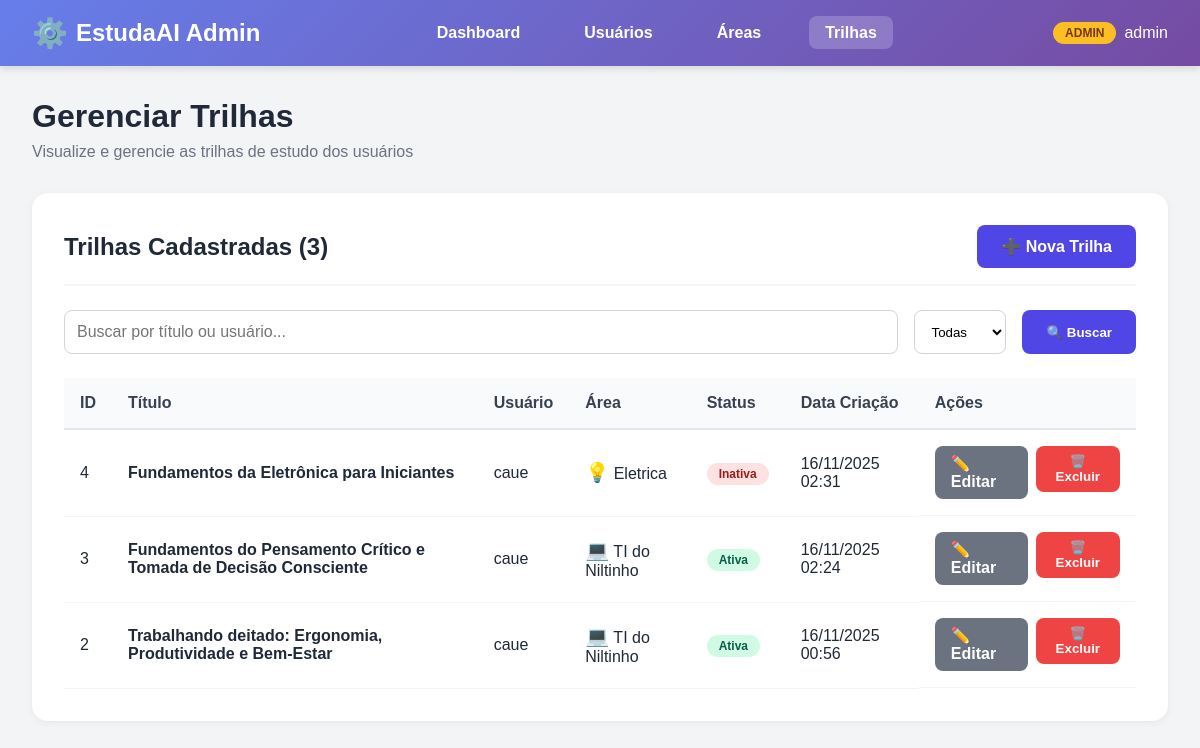
Page /usuarios/admin-panel/trilhas/ (signed in) on the committed database.
### usuarios/models.py (models this page shows, shortened)
class Usuario(AbstractUser): #criação de uma classe usuário
    nome = models.CharField(max_length=100)#Char pois é tudo caracter, o tamanho pode variar, sendo de caso a caso
    email = models.EmailField(unique=True)#modelo específico de email, pois email tem seus peculiaridades, ex: @
    universidade = models.CharField(max_length=255)#Char pois é tudo caracter
    curso = models.CharField(max_length=255)#Char pois é tudo caracter
    ano_formatura = models.IntegerField(null=True, blank=True, validators=[MinValueValidator(2000), MaxValueValidator(2060)])# Intenger para números inteiros, null=True --> o Banco não dará erro se estiver vazio
    idade = models.IntegerField(null=True, blank=True, validators=[MinValueValidator(8), MaxValueValidator(100)])#blank=True --> o django aceitará formulários com essa parte em branco, mine max value validator para validar e não ter número absurdoss
    nome = models.CharField(max_length=100)  # Nome completo do usuário
    email = models.EmailField(unique=True)  # Email único no sistema
    universidade = models.CharField(max_length=255)  # Nome da universidade
    curso = models.CharField(max_length=255)  # Nome do curso
    ano_formatura = models.IntegerField(
        null=True, blank=True,  # Permite valores vazios
        validators=[MinValueValidator(2000), MaxValueValidator(2060)]  # Entre 2000 e 2060
    )
    idade = models.IntegerField(
        null=True, blank=True,  # Permite valores vazios
        validators=[MinValueValidator(8), MaxValueValidator(100)]  # Entre 8 e 100 anos
    )
    REQUIRED_FIELDS = ['nome', 'email', 'universidade', 'curso', 'ano_formatura', 'idade']

### api/models.py (models this page shows, shortened)
class Trilha(models.Model):
    usuario = models.ForeignKey(Usuario, on_delete=models.CASCADE, related_name='trilhas')
    titulo = models.CharField(max_length=200)
    descricao = models.TextField(blank=True)
    area = models.ForeignKey(Area, on_delete=models.SET_NULL, null=True, blank=True, related_name='trilhas')
    conteudo = models.TextField(blank=True, help_text="Conteúdo JSON da trilha gerada pela IA")
    ativa = models.BooleanField(default=True)
    data_criacao = models.DateTimeField(auto_now_add=True)
    data_atualizacao = models.DateTimeField(auto_now=True)
    class Meta:
        ordering = ['-data_criacao']
        verbose_name = 'Trilha'
        verbose_name_plural = 'Trilhas'

class Area(models.Model):
    nome = models.CharField(max_length=100, unique=True)
    descricao = models.TextField()
    icone = models.CharField(max_length=50, blank=True, help_text="Nome do ícone ou emoji")
    cor = models.CharField(max_length=7, default="#4f46e5", help_text="Cor em hexadecimal")
    ativa = models.BooleanField(default=True)
    data_criacao = models.DateTimeField(auto_now_add=True)
    data_atualizacao = models.DateTimeField(auto_now=True)
    class Meta:
        ordering = ['nome']
        verbose_name = 'Área'
        verbose_name_plural = 'Áreas'

### usuarios/views.py (the view)
# urls.py: path('admin-panel/trilhas/', views.admin_trilhas_list, name='admin_trilhas_list'),
@login_required(login_url='login')
@user_passes_test(user_is_staff, login_url='dashboard')
def admin_trilhas_list(request):
    trilhas = Trilha.objects.select_related('usuario', 'area').order_by('-data_criacao')
    query = request.GET.get('q')
    if query:
        trilhas = trilhas.filter(
            Q(titulo__icontains=query) |
            Q(usuario__nome__icontains=query)
        )
    filtro = request.GET.get('filtro')
    if filtro == 'ativas':
        trilhas = trilhas.filter(ativa=True)
    elif filtro == 'inativas':
        trilhas = trilhas.filter(ativa=False)
    paginator = Paginator(trilhas, 15)
    page_number = request.GET.get('page')
    page_obj = paginator.get_page(page_number)
    return render(request, 'usuarios/admin/trilhas_list.html', {'page_obj': page_obj})

### usuarios/views.py (called while the page is built)
def user_is_staff(user):
    return user.is_staff

### usuarios/templates/usuarios/admin/trilhas_list.html (shortened to what this page needs)
{% load static %}
<!DOCTYPE html>
<html lang="pt-BR">
<head>
    <link rel="stylesheet" href="{% static 'usuarios/admin-style.css' %}">
</head>
<body>
    <header class="admin-navbar">
        <nav class="admin-nav-container">
            <a href="{% url 'admin_dashboard' %}" class="admin-logo">EstudaAI Admin</a>
            <ul class="admin-menu">
                <li><a href="{% url 'admin_dashboard' %}">Dashboard</a></li>
                <li><a href="{% url 'admin_usuarios_list' %}">Usuários</a></li>
                <li><a href="{% url 'admin_areas_list' %}">Áreas</a></li>
                <li><a href="{% url 'admin_trilhas_list' %}" class="active">Trilhas</a></li>
            </ul>
            <div class="admin-user-info">
                <span class="admin-badge">ADMIN</span>
                <span>{{ user.username }}</span>
            </div>
        </nav>
    </header>
    <main class="admin-container">
        <div class="admin-header">
            <h1 class="admin-title">Gerenciar Trilhas</h1>
            <p class="admin-subtitle">Visualize e gerencie as trilhas de estudo dos usuários</p>
        </div>
        <div class="admin-card">
            <div class="card-header">
                <h2 class="card-title">Trilhas Cadastradas ({{ page_obj.paginator.count }})</h2>
                <a href="{% url 'admin_trilha_create' %}" class="btn-primary">➕ Nova Trilha</a>
            </div>
            <form method="GET" class="search-bar">
                <input
                    type="text"
                    name="q"
                    class="search-input"
                    placeholder="Buscar por título ou usuário..."
                    value="{{ request.GET.q }}"
                >
                <select name="filtro" class="filter-select">
                    <option value="">Todas</option>
                </select>
                <button type="submit" class="btn-primary">🔍 Buscar</button>
            </form>
            <div class="table-container">
                <table class="admin-table">
                    <thead>
                        <tr>
                            <th>ID</th>
                            <th>Título</th>
                            <th>Usuário</th>
                            <th>Área</th>
                            <th>Status</th>
                            <th>Data Criação</th>
                            <th>Ações</th>
                        </tr>
                    </thead>
                    <tbody>
                        {% for trilha in page_obj %}
                        <tr>
                            <td>{{ trilha.id }}</td>
                            <td><strong>{{ trilha.titulo }}</strong></td>
                            <td>{{ trilha.usuario.nome }}</td>
                            <td>
                                {% if trilha.area %}
                                <span style="font-size: 1.2rem;">{{ trilha.area.icone|default:"📚" }}</span>
                                {{ trilha.area.nome }}
                                {% else %}
                                <span style="color: #9ca3af;">Sem área</span>
                                {% endif %}
                            </td>
                            <td>
                                {% if trilha.ativa %}
                                <span class="badge success">Ativa</span>
                                {% else %}
                                <span class="badge danger">Inativa</span>
                                {% endif %}
                            </td>
                            <td>{{ trilha.data_criacao|date:"d/m/Y H:i" }}</td>
                            <td class="table-actions">
                                <a href="{% url 'admin_trilha_edit' trilha.id %}" class="btn-secondary">✏️ Editar</a>
                                <form method="POST" action="{% url 'admin_trilha_delete' trilha.id %}" style="display: inline;" onsubmit="return confirm('Tem certeza que deseja excluir esta trilha?');">
                                    <button type="submit" class="btn-danger">🗑️ Excluir</button>
                                </form>
                            </td>
                        </tr>
                        {% endfor %}
                    </tbody>
                </table>
            </div>
        </div>
    </main>
</body>
</html>

### usuarios/static/usuarios/admin-style.css (style rules this page uses)
* { margin: 0; padding: 0; box-sizing: border-box; font-family: sans-serif; }
body { background-color: #f3f4f6; color: #1f2937; }
.admin-navbar { background: linear-gradient(135deg, #667eea 0%, #764ba2 100%); box-shadow: 0 4px 6px rgba(0,0,0,0.1); position: sticky; top: 0; z-index: 50; }
.admin-nav-container { max-width: 1400px; margin: 0 auto; padding: 1rem 2rem; display: flex; align-items: center; justify-content: space-between; }
.admin-logo { font-size: 1.5rem; font-weight: bold; color: white; text-decoration: none; display: flex; align-items: center; gap: 0.5rem; }
.admin-logo::before { content: "⚙️"; font-size: 1.8rem; }
.admin-menu { list-style: none; display: flex; gap: 2rem; }
.admin-menu a { color: white; text-decoration: none; font-weight: 600; padding: 0.5rem 1rem; border-radius: 0.5rem; transition: background 0.3s; }
.admin-menu a:hover, .admin-menu a.active { background: rgba(255, 255, 255, 0.2); }
.admin-user-info { color: white; display: flex; align-items: center; gap: 0.5rem; }
.admin-badge { background: #fbbf24; color: #78350f; padding: 0.25rem 0.75rem; border-radius: 1rem; font-size: 0.75rem; font-weight: bold; }
.admin-container { max-width: 1400px; margin: 2rem auto; padding: 0 2rem; }
.admin-header { margin-bottom: 2rem; }
.admin-title { font-size: 2rem; font-weight: bold; color: #1f2937; margin-bottom: 0.5rem; }
.admin-subtitle { color: #6b7280; font-size: 1rem; }
.admin-card { background: white; padding: 2rem; border-radius: 1rem; box-shadow: 0 2px 8px rgba(0,0,0,0.05); margin-bottom: 2rem; }
.card-header { display: flex; justify-content: space-between; align-items: center; margin-bottom: 1.5rem; padding-bottom: 1rem; border-bottom: 2px solid #f3f4f6; }
.card-title { font-size: 1.5rem; font-weight: bold; color: #1f2937; }
.btn-primary { background: #4f46e5; color: white; padding: 0.75rem 1.5rem; border: none; border-radius: 0.5rem; font-weight: 600; cursor: pointer; text-decoration: none; display: inline-flex; align-items: center; gap: 0.5rem; transition: background 0.3s; }
.btn-secondary { background: #6b7280; color: white; padding: 0.5rem 1rem; border: none; border-radius: 0.5rem; font-weight: 600; cursor: pointer; text-decoration: none; transition: background 0.3s; }
.btn-danger { background: #ef4444; color: white; padding: 0.5rem 1rem; border: none; border-radius: 0.5rem; font-weight: 600; cursor: pointer; transition: background 0.3s; }
.table-container { overflow-x: auto; }
.admin-table { width: 100%; border-collapse: collapse; }
.admin-table thead { background: #f9fafb; }
.admin-table th { padding: 1rem; text-align: left; font-weight: 600; color: #374151; border-bottom: 2px solid #e5e7eb; }
.admin-table td { padding: 1rem; border-bottom: 1px solid #f3f4f6; }
.table-actions { display: flex; gap: 0.5rem; }
.badge { padding: 0.25rem 0.75rem; border-radius: 1rem; font-size: 0.75rem; font-weight: 600; }
.badge.success { background: #d1fae5; color: #065f46; }
.badge.danger { background: #fee2e2; color: #991b1b; }
.search-bar { display: flex; gap: 1rem; margin-bottom: 1.5rem; }
.search-input { flex: 1; padding: 0.75rem; border: 1px solid #d1d5db; border-radius: 0.5rem; font-size: 1rem; }
.filter-select { padding: 0.75rem; border: 1px solid #d1d5db; border-radius: 0.5rem; background: white; }

### rows in the picture
Usuario: username "admin"
Trilha: id "4", titulo "Fundamentos da Eletrônica para Iniciantes", usuario.nome "caue", area.icone "💡", area.nome "Eletrica", ativa "Inativa", data_criacao "16/11/2025 02:31"
Trilha: id "3", titulo "Fundamentos do Pensamento Crítico e Tomada de Decisão Consciente", usuario.nome "caue", area.icone "💻", area.nome "TI do Niltinho", ativa "Ativa", data_criacao "16/11/2025 02:24"
Trilha: id "2", titulo "Trabalhando deitado: Ergonomia, Produtividade e Bem-Estar", usuario.nome "caue", area.icone "💻", area.nome "TI do Niltinho", ativa "Ativa", data_criacao "16/11/2025 00:56"

### other values in the picture
{{ page_obj.paginator.count }} "3"
